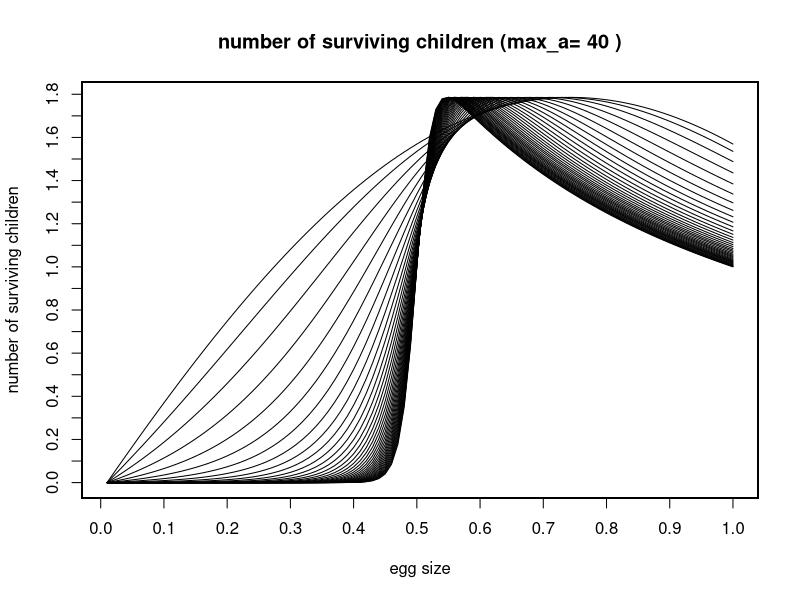

This chart was generated by the following R code:
get_survival_num <- function(x, a) {
  y <- 1/2 * (1 + (1 - exp(-1 * a * (2 * x - 1))) / (1 + exp(-1 * a * (2 * x - 1))) * (1 + exp(-1 * a)) / (1 - exp(-1 * a))) * (1 / x)
  return (y)
}

x <- seq(0.01, 1, by=0.01)
max_a <- 40
for (a in 1:max_a) {
  plot(
    x,
    get_survival_num(x, a), 
    type='l',
    xaxt='n',
    yaxt='n', 
    xlab='',
    ylab=''
  )
  par(new=T)
}

axis(side=1, at=seq(0, 1.1, by=0.1))
axis(side=2, at=seq(0, 2, by=0.1))
title(
  paste('number of surviving children (max_a=', max_a, ')'),
  xlab='egg size',
  ylab='number of surviving children'
)
